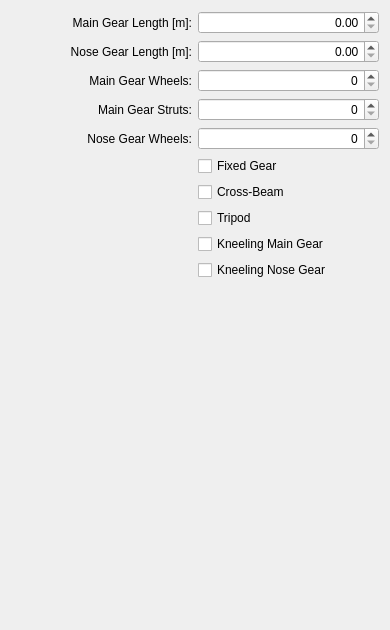
          <widget class="QWidget" name="scrollAreaWidgetContents_6">
           <property name="geometry">
            <rect>
             <x>0</x>
             <y>0</y>
             <width>390</width>
             <height>630</height>
            </rect>
           </property>
           <layout class="QGridLayout" name="gridLayout_16">
            <item row="3" column="0">
             <widget class="QLabel" name="labelMainGearStruts">
              <property name="text">
               <string>Main Gear Struts:</string>
              </property>
              <property name="alignment">
               <set>Qt::AlignRight|Qt::AlignTrailing|Qt::AlignVCenter</set>
              </property>
              <property name="buddy">
               <cstring>spinBoxMainGearStruts</cstring>
              </property>
             </widget>
            </item>
            <item row="10" column="1">
             <spacer name="verticalSpacer">
              <property name="orientation">
               <enum>Qt::Vertical</enum>
              </property>
              <property name="sizeHint" stdset="0">
               <size>
                <width>20</width>
                <height>418</height>
               </size>
              </property>
             </spacer>
            </item>
            <item row="1" column="0">
             <widget class="QLabel" name="labelNoseGearLength">
              <property name="text">
               <string>Nose Gear Length [m]:</string>
              </property>
              <property name="alignment">
               <set>Qt::AlignRight|Qt::AlignTrailing|Qt::AlignVCenter</set>
              </property>
              <property name="buddy">
               <cstring>spinBoxNoseGearLength</cstring>
              </property>
             </widget>
            </item>
            <item row="9" column="1">
             <widget class="QCheckBox" name="checkBoxGearNoseKneel">
              <property name="toolTip">
               <string>kneeling gear (C-5)</string>
              </property>
              <property name="text">
               <string>Kneeling Nose Gear</string>
              </property>
             </widget>
            </item>
            <item row="2" column="1">
             <widget class="QSpinBox" name="spinBoxMainGearWheels">
              <property name="alignment">
               <set>Qt::AlignRight|Qt::AlignTrailing|Qt::AlignVCenter</set>
              </property>
             </widget>
            </item>
            <item row="5" column="1">
             <widget class="QCheckBox" name="checkBoxGearFixed">
              <property name="text">
               <string>Fixed Gear</string>
              </property>
             </widget>
            </item>
            <item row="2" column="0">
             <widget class="QLabel" name="labelMainGearWheels">
              <property name="text">
               <string>Main Gear Wheels:</string>
              </property>
              <property name="alignment">
               <set>Qt::AlignRight|Qt::AlignTrailing|Qt::AlignVCenter</set>
              </property>
              <property name="buddy">
               <cstring>spinBoxMainGearWheels</cstring>
              </property>
             </widget>
            </item>
            <item row="7" column="1">
             <widget class="QCheckBox" name="checkBoxGearTripod">
              <property name="toolTip">
               <string>tripod gear (A-7)</string>
              </property>
              <property name="text">
               <string>Tripod</string>
              </property>
             </widget>
            </item>
            <item row="6" column="1">
             <widget class="QCheckBox" name="checkBoxGearCross">
              <property name="toolTip">
               <string>cross-beam gear (F-111)</string>
              </property>
              <property name="text">
               <string>Cross-Beam</string>
              </property>
             </widget>
            </item>
            <item row="0" column="0">
             <widget class="QLabel" name="labelMainGearLength">
              <property name="toolTip">
               <string>extended gear length</string>
              </property>
              <property name="text">
               <string>Main Gear Length [m]:</string>
              </property>
              <property name="alignment">
               <set>Qt::AlignRight|Qt::AlignTrailing|Qt::AlignVCenter</set>
              </property>
              <property name="buddy">
               <cstring>spinBoxMainGearLength</cstring>
              </property>
             </widget>
            </item>
            <item row="8" column="1">
             <widget class="QCheckBox" name="checkBoxGearMainKneel">
              <property name="toolTip">
               <string>kneeling gear</string>
              </property>
              <property name="text">
               <string>Kneeling Main Gear</string>
              </property>
             </widget>
            </item>
            <item row="0" column="1">
             <widget class="QDoubleSpinBox" name="spinBoxMainGearLength">
              <property name="toolTip">
               <string>extended gear length</string>
              </property>
              <property name="alignment">
               <set>Qt::AlignRight|Qt::AlignTrailing|Qt::AlignVCenter</set>
              </property>
             </widget>
            </item>
            <item row="1" column="1">
             <widget class="QDoubleSpinBox" name="spinBoxNoseGearLength">
              <property name="alignment">
               <set>Qt::AlignRight|Qt::AlignTrailing|Qt::AlignVCenter</set>
              </property>
             </widget>
            </item>
            <item row="3" column="1">
             <widget class="QSpinBox" name="spinBoxMainGearStruts">
              <property name="alignment">
               <set>Qt::AlignRight|Qt::AlignTrailing|Qt::AlignVCenter</set>
              </property>
             </widget>
            </item>
            <item row="4" column="0">
             <widget class="QLabel" name="labelNoseGearWheels">
              <property name="text">
               <string>Nose Gear Wheels:</string>
              </property>
              <property name="alignment">
               <set>Qt::AlignRight|Qt::AlignTrailing|Qt::AlignVCenter</set>
              </property>
             </widget>
            </item>
            <item row="4" column="1">
             <widget class="QSpinBox" name="spinBoxNoseGearWheels">
              <property name="alignment">
               <set>Qt::AlignRight|Qt::AlignTrailing|Qt::AlignVCenter</set>
              </property>
             </widget>
            </item>
           </layout>
          </widget>
